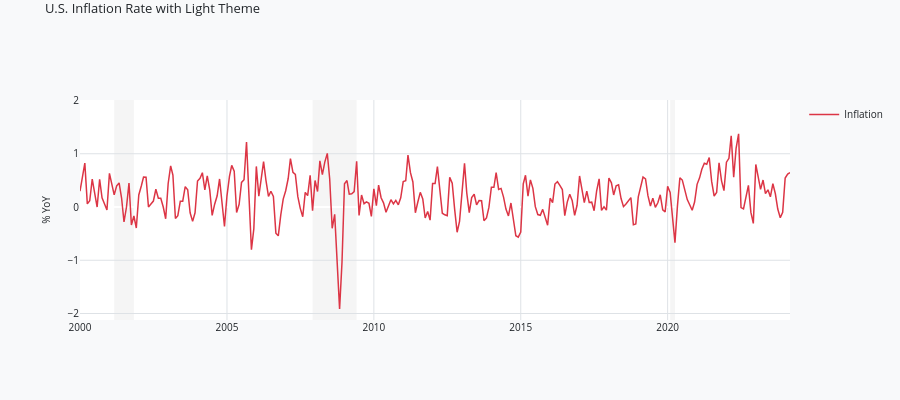

Notebook source saved alongside this figure:
### Markdown cell above
## 5. Custom Color Theme

You can customize the color scheme for different visual styles. Here's a light theme example.

### Code cell
# Custom light theme with real inflation data
light_colors = {
    'background': '#ffffff',
    'paper': '#f8f9fa',
    'grid': '#dee2e6',
    'text': '#212529',
    'spike': 'rgba(0, 0, 0, 0.3)',
    'zero_line': 'rgba(0, 0, 0, 0.2)',
}

chart = EconChart(num_rows=1, height=400, colors=light_colors)
chart.add_line(row=1, x=inf_dates, y=inf_values, name='Inflation', color='#dc3545')
chart.set_title('U.S. Inflation Rate with Light Theme')
chart.set_yaxis(row=1, title='% YoY')
chart.add_hline(row=1, y=2.0)  # Fed target
chart.enable_unified_spikeline()
chart.show()

### Figure 1 — Plotly figure (JSON) as saved in the notebook; plotly's stock layout.template omitted (floating-point values rounded to 4 significant figures; data arrays with more than 128 entries replaced by an {"elided": "..."} marker saying what was removed)
{"data": [{"line": {"color": "#dc3545", "width": 1.5}, "name": "Inflation", "showlegend": true, "type": "scatter", "visible": true, "x": {"elided": "291 str values"}, "xaxis": "x", "y": {"elided": "291 float values"}, "yaxis": "y"}], "layout": {"font": {"color": "#212529", "size": 10}, "height": 400, "hoverlabel": {"bgcolor": "#f8f9fa", "font": {"color": "#212529", "size": 11}}, "hovermode": "x unified", "paper_bgcolor": "#f8f9fa", "plot_bgcolor": "#ffffff", "shapes": [{"line": {"color": "rgba(0, 0, 0, 0.2)", "dash": "dash", "width": 1}, "type": "line", "x0": 0, "x1": 1, "xref": "x", "y0": 2, "y1": 2, "yref": "y"}, {"fillcolor": "#b8b8b8", "layer": "below", "line": {"width": 0}, "opacity": 0.15, "type": "rect", "x0": "2001-03-01T00:00:00", "x1": "2001-11-01T00:00:00", "xref": "x", "y0": 0, "y1": 1, "yref": "y domain"}, {"fillcolor": "#b8b8b8", "layer": "below", "line": {"width": 0}, "opacity": 0.15, "type": "rect", "x0": "2007-12-01T00:00:00", "x1": "2009-06-01T00:00:00", "xref": "x", "y0": 0, "y1": 1, "yref": "y domain"}, {"fillcolor": "#b8b8b8", "layer": "below", "line": {"width": 0}, "opacity": 0.15, "type": "rect", "x0": "2020-02-01T00:00:00", "x1": "2020-04-01T00:00:00", "xref": "x", "y0": 0, "y1": 1, "yref": "y domain"}], "title": {"font": {"color": "#212529", "size": 13}, "text": "U.S. Inflation Rate with Light Theme", "y": 0.99, "yanchor": "top"}, "xaxis": {"anchor": "y", "domain": [0, 1], "gridcolor": "#dee2e6", "range": ["2000-01-01T00:00:00", "2024-03-01T00:00:00"], "showspikes": true, "spikecolor": "rgba(0, 0, 0, 0.3)", "spikedash": "dot", "spikemode": "across", "spikesnap": "cursor", "spikethickness": 1}, "yaxis": {"anchor": "x", "domain": [0, 1], "gridcolor": "#dee2e6", "title": {"font": {"color": "#212529", "size": 10}, "text": "% YoY"}, "type": "linear"}}}
